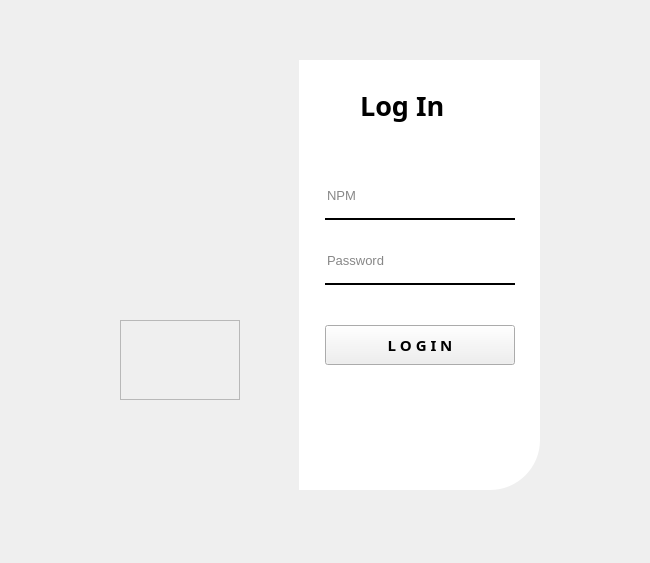
<?xml version="1.0" encoding="UTF-8"?>
<ui version="4.0">
 <class>Form</class>
 <widget class="QWidget" name="Form">
  <property name="geometry">
   <rect>
    <x>0</x>
    <y>0</y>
    <width>650</width>
    <height>563</height>
   </rect>
  </property>
  <property name="windowTitle">
   <string>Form</string>
  </property>
  <widget class="QWidget" name="widget" native="true">
   <property name="geometry">
    <rect>
     <x>30</x>
     <y>30</y>
     <width>550</width>
     <height>500</height>
    </rect>
   </property>
   <widget class="QLabel" name="label">
    <property name="geometry">
     <rect>
      <x>40</x>
      <y>30</y>
      <width>251</width>
      <height>430</height>
     </rect>
    </property>
    <property name="styleSheet">
     <string notr="true">border-image: url(:/images/img/background.png);
background-size: cover;
background-position: center;
width: 100%;
height: 100%;
border-top-left-radius:50px;</string>
    </property>
    <property name="text">
     <string/>
    </property>
   </widget>
   <widget class="QLabel" name="label_2">
    <property name="geometry">
     <rect>
      <x>269</x>
      <y>30</y>
      <width>241</width>
      <height>430</height>
     </rect>
    </property>
    <property name="styleSheet">
     <string notr="true">background-color: rgb(255, 255, 255);
border-bottom-right-radius:50px;</string>
    </property>
    <property name="text">
     <string/>
    </property>
   </widget>
   <widget class="QLabel" name="label_3">
    <property name="geometry">
     <rect>
      <x>330</x>
      <y>50</y>
      <width>111</width>
      <height>51</height>
     </rect>
    </property>
    <property name="font">
     <font>
      <family>Poppins</family>
      <pointsize>20</pointsize>
      <weight>87</weight>
      <italic>false</italic>
      <bold>true</bold>
     </font>
    </property>
    <property name="styleSheet">
     <string notr="true">font: 20pt &quot;Poppins&quot;;
font-weight: 700;</string>
    </property>
    <property name="text">
     <string>Log In</string>
    </property>
   </widget>
   <widget class="QLineEdit" name="lineEdit">
    <property name="geometry">
     <rect>
      <x>295</x>
      <y>150</y>
      <width>190</width>
      <height>40</height>
     </rect>
    </property>
    <property name="font">
     <font>
      <pointsize>10</pointsize>
     </font>
    </property>
    <property name="styleSheet">
     <string notr="true">background-color: rgb(0, 0, 0, 0);
border:none;
border-bottom:2px solid #000000;
color:rgba(0, 0, 0, 240);
padding-bottom:7px;</string>
    </property>
    <property name="placeholderText">
     <string>NPM</string>
    </property>
   </widget>
   <widget class="QLineEdit" name="lineEdit_2">
    <property name="geometry">
     <rect>
      <x>295</x>
      <y>215</y>
      <width>190</width>
      <height>40</height>
     </rect>
    </property>
    <property name="font">
     <font>
      <pointsize>10</pointsize>
     </font>
    </property>
    <property name="styleSheet">
     <string notr="true">background-color: rgb(0, 0, 0, 0);
border:none;
border-bottom:2px solid #000000;
color:rgba(0, 0, 0, 240);
padding-bottom:7px;</string>
    </property>
    <property name="echoMode">
     <enum>QLineEdit::Password</enum>
    </property>
    <property name="placeholderText">
     <string>Password</string>
    </property>
   </widget>
   <widget class="QPushButton" name="loginbtn">
    <property name="geometry">
     <rect>
      <x>295</x>
      <y>295</y>
      <width>190</width>
      <height>40</height>
     </rect>
    </property>
    <property name="font">
     <font>
      <family>Poppins</family>
      <pointsize>11</pointsize>
      <weight>87</weight>
      <italic>false</italic>
      <bold>true</bold>
     </font>
    </property>
    <property name="styleSheet">
     <string notr="true">font: 11pt &quot;Poppins&quot;;
font-weight: 700;

QPushButton #pushButton {
    background-color: qlineargradient(
        spread:pad, 
        x1:0, y1:0.505682, 
        x2:1, y2:0.477,
        stop:0 rgba(11, 131, 120, 219), 
        stop:1 rgba(85, 98, 112, 226)
    );
    color: rgba(255, 255, 255, 210);
    border-radius: 5px;
}

QPushButton #pushButton:hover {
    background-color: qlineargradient(
        spread:pad, 
        x1:0, y1:0.505682, 
        x2:1, y2:0.477, 
        stop:0 rgba(150, 123, 111, 219), 
        stop:1 rgba(85, 81, 84, 226)
    );
}

QPushButton #pushButton:pressed {
    padding-left: 5px;
    padding-top: 5px;
    background-color: rgba(150, 123, 111, 255);
}</string>
    </property>
    <property name="text">
     <string>L O G I N</string>
    </property>
   </widget>
   <widget class="QFrame" name="frame">
    <property name="geometry">
     <rect>
      <x>90</x>
      <y>290</y>
      <width>120</width>
      <height>80</height>
     </rect>
    </property>
    <property name="frameShape">
     <enum>QFrame::StyledPanel</enum>
    </property>
    <property name="frameShadow">
     <enum>QFrame::Raised</enum>
    </property>
   </widget>
  </widget>
 </widget>
 <resources>
  <include location="../res.qrc"/>
 </resources>
 <connections/>
</ui>
